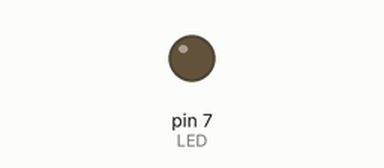
The sketch below on a simulated Arduino Uno, built with avr-gcc and run on an emulated ATmega328P. Shown: output pins drawn as LEDs (lit = HIGH). Dashed ring = blinking. At 2.0 s the program stops and its outputs stay as they are.

Above: at 0.5 s.
At 1.85 s:
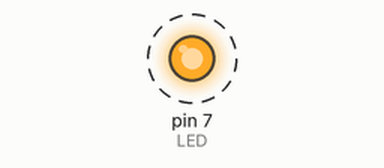
Timing chart, 0 to 3.0 s (numbered marks = the images above):
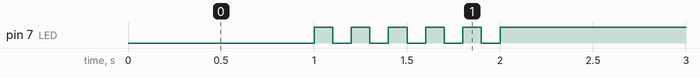

Measured:
- by itself, pin 7 (LED): alternates HIGH for 0.10 s and LOW for 0.10 s, 11 changes in all, then stays HIGH

The sketch:

05_practice_2.ino
```cpp
#define LED 7
unsigned int count, toggle;
void setup() {
  pinMode(LED, OUTPUT);

  Serial.begin(115200);
  while (!Serial) {
    ;
  }
  count = toggle = 0;
  digitalWrite(LED, toggle);
}
void loop() {
  toggle = 0;
  digitalWrite(LED, toggle);
  delay(1000);
  count = 0;
  while (count < 10) {
    toggle = toggle_state(toggle);
    digitalWrite(LED, toggle);
    delay(100);
    count++;
  }
  digitalWrite(LED, 1);
  while (1) {
    ;
  }
}
int toggle_state(int toggle) {
  return !toggle;
}
```
